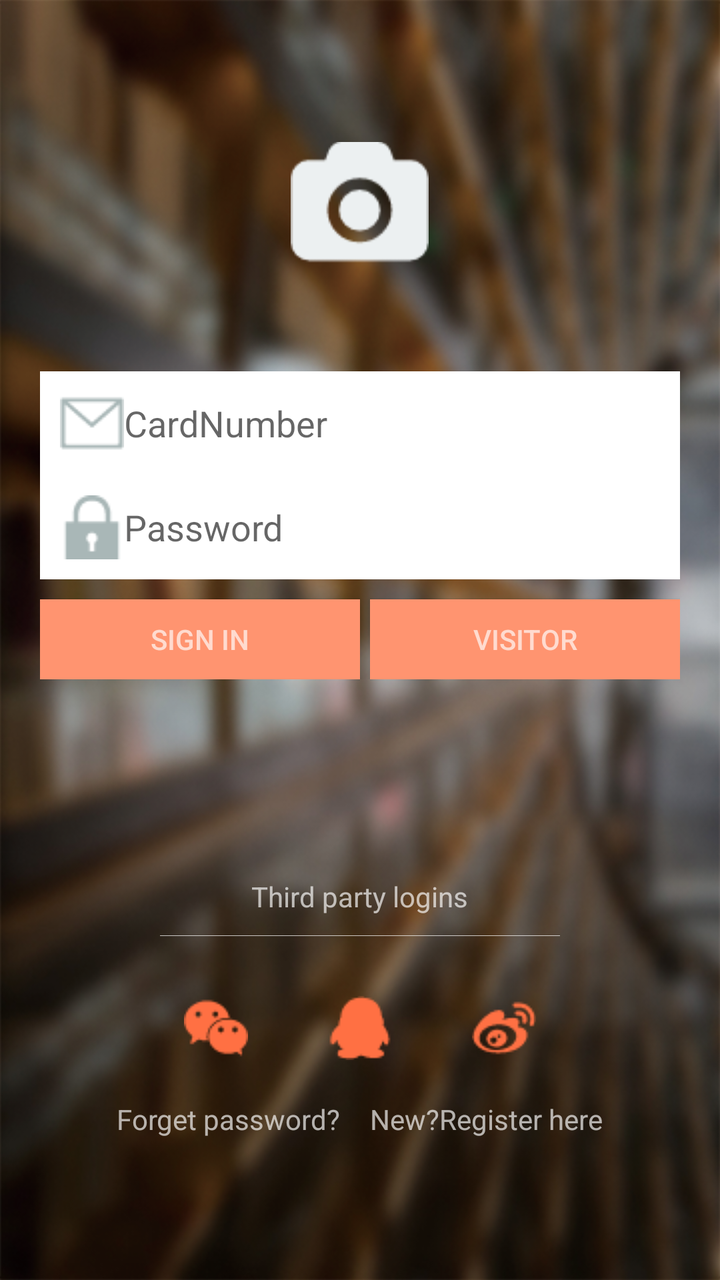
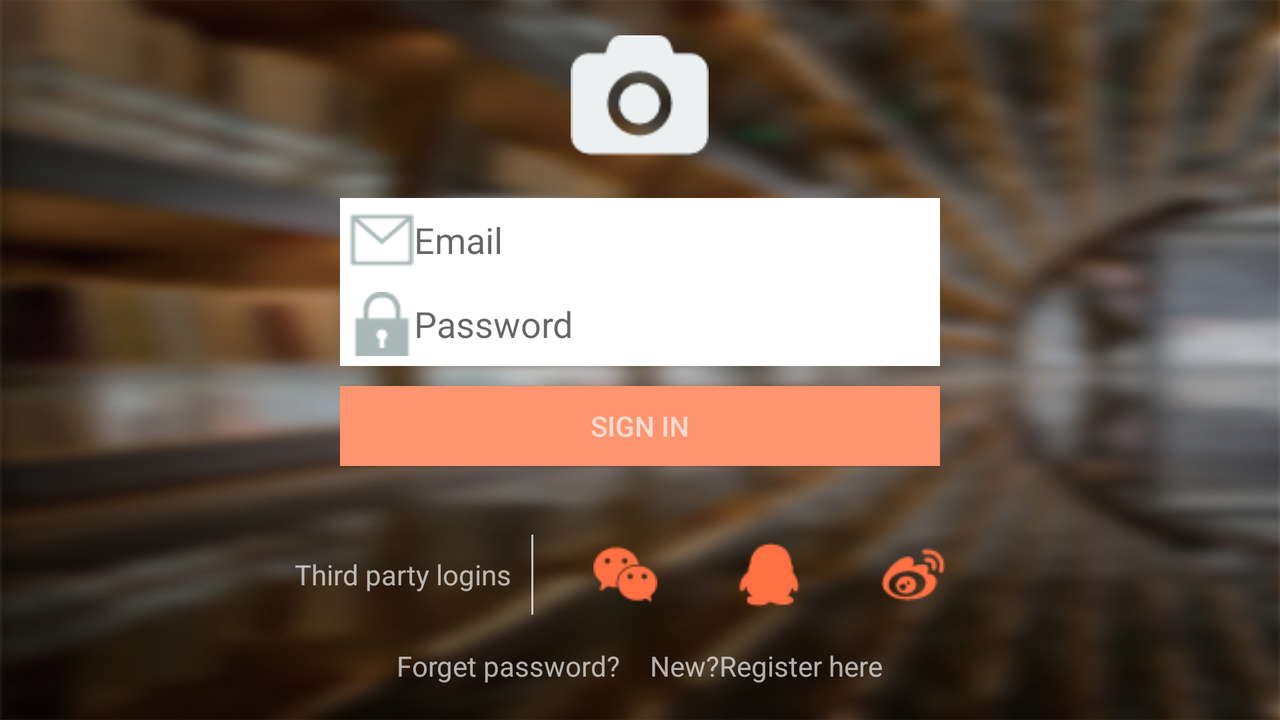

An Android layout and its configuration variant, each rendered on a device that would load it. The default file and the variant file are quoted in full after the pictures.
<!-- AndroidManifest.xml: application theme AppTheme -->
<!-- res/layout/activity_second.xml -->
<?xml version="1.0" encoding="utf-8"?>
<RelativeLayout xmlns:android="http://schemas.android.com/apk/res/android"
    xmlns:tools="http://schemas.android.com/tools"
    android:id="@+id/loginpage"
    android:clickable="true"
    android:layout_width="match_parent"
    android:layout_height="match_parent"
    tools:context="com.suda.voice.SecondActivity"
    android:scaleType="matrix"
    >


    <LinearLayout xmlns:android="http://schemas.android.com/apk/res/android"
        xmlns:tools="http://schemas.android.com/tools"
        android:id="@+id/LinearLayout1"
        android:layout_width="match_parent"
        android:layout_height="match_parent"
        android:padding="20dp"
        android:orientation="vertical"
        android:gravity="center">

        <ImageView
            android:id="@+id/faceRecogition"
            android:layout_weight="1"
            android:layout_width="wrap_content"
            android:layout_height="wrap_content"
            android:src="@mipmap/camera"
            android:layout_gravity="center"/>
        <LinearLayout
            android:layout_weight="1"
            android:layout_width="match_parent"
            android:layout_height="100dp"
            android:orientation="vertical"
            >
            <EditText
                android:id="@+id/cardid"
                android:layout_width="match_parent"
                android:layout_height="wrap_content"
                android:padding="10dp"
                android:background="#fff"
                android:drawableLeft="@mipmap/emaillogo"
                android:hint="CardNumber"/>

            <EditText
                android:id="@+id/password"
                android:layout_width="match_parent"
                android:layout_height="wrap_content"
                android:inputType="textPassword"
                android:padding="10dp"
                android:background="#fff"
                android:drawableLeft="@mipmap/passwordlogo"
                android:hint="Password"
                />
            <LinearLayout
                android:layout_width="match_parent"
                android:layout_height="wrap_content"
                android:orientation="horizontal">
                <Button
                    android:layout_weight="1"
                    style="@style/LoginPage"
                    android:id="@+id/login"
                    android:layout_marginTop="10dp"
                    android:layout_width="match_parent"
                    android:layout_height="40dp"
                    android:text="Sign in"
                    android:background="@color/login"/>
                <Button
                    android:layout_weight="1"
                    style="@style/LoginPage"
                    android:id="@+id/visitor"
                    android:layout_marginTop="10dp"
                    android:layout_width="match_parent"
                    android:layout_height="40dp"
                    android:layout_marginLeft="5dp"
                    android:text="Visitor"
                    android:background="@color/login"/>
            </LinearLayout>

        </LinearLayout>
        <LinearLayout
            android:layout_weight="1"
            android:layout_width="match_parent"
            android:layout_height="wrap_content"
            android:gravity="center">

            <LinearLayout
                android:layout_width="match_parent"
                android:layout_height="wrap_content"
                android:orientation="vertical"
                android:gravity="center">

                <TextView
                    style="@style/LoginPage"
                    android:layout_width="wrap_content"
                    android:layout_height="wrap_content"
                    android:text="Third party logins"
                    />
                <View
                    android:layout_width="200dp"
                    android:layout_height="1px"
                    android:background="#bfff"
                    android:layout_margin="10dp"/>
                <LinearLayout
                    android:layout_width="match_parent"
                    android:layout_height="wrap_content"
                    android:gravity="center">
                    <ImageView
                        android:id="@+id/wechatLogin"
                        android:layout_width="wrap_content"
                        android:layout_height="wrap_content"
                        android:src="@mipmap/wechat"
                        android:layout_margin="20dp"/>
                    <ImageView
                        android:id="@+id/qqLogin"
                        android:layout_width="wrap_content"
                        android:layout_height="wrap_content"
                        android:src="@mipmap/qq"
                        android:layout_margin="20dp"/>
                    <ImageView
                        android:id="@+id/weiboLogin"
                        android:layout_width="wrap_content"
                        android:layout_height="wrap_content"
                        android:src="@mipmap/weibo"
                        android:layout_margin="20dp"/>
                </LinearLayout>
            <LinearLayout
                android:layout_width="match_parent"
                android:layout_height="wrap_content"
                android:gravity="center"
                android:orientation="horizontal">

                <TextView
                    style="@style/LoginPage"
                    android:id="@+id/loginLeft"
                    android:layout_width="wrap_content"
                    android:layout_height="wrap_content"
                    android:text="@string/loginLeft"/>
                <TextView
                    style="@style/LoginPage"
                    android:id="@+id/loginRight"
                    android:layout_width="wrap_content"
                    android:layout_height="wrap_content"
                    android:layout_marginLeft="15dp"
                    android:text="@string/loginRight"/>
            </LinearLayout>
            </LinearLayout>
        </LinearLayout>
    </LinearLayout>
</RelativeLayout>
<!-- resources referenced by this layout -->
<resources>
  <color name="login">#ff9470</color>
  <!-- mipmap camera: png bitmap (mipmap-mdpi, 1428 bytes) -->
  <!-- mipmap emaillogo: png bitmap (mipmap-mdpi, 574 bytes) -->
  <!-- mipmap passwordlogo: png bitmap (mipmap-mdpi, 545 bytes) -->
  <!-- mipmap qq: png bitmap (mipmap-mdpi, 638 bytes) -->
  <!-- mipmap wechat: png bitmap (mipmap-mdpi, 736 bytes) -->
  <!-- mipmap weibo: png bitmap (mipmap-mdpi, 923 bytes) -->
  <string name="loginLeft">Forget password?</string>
  <string name="loginRight">New?Register here</string>
  <style name="LoginPage">
          <item name="android:textColor">#aaffffff</item>
      </style>
  <style name="AppTheme" parent="Theme.AppCompat.Light.DarkActionBar">
          
          <item name="colorPrimary">@color/colorPrimary</item>
          <item name="colorPrimaryDark">@color/colorPrimaryDark</item>
          <item name="colorAccent">@color/colorAccent</item>
          <item name="android:windowBackground">@mipmap/background</item>
          <item name="android:windowNoTitle">true</item>
      </style>
  <color name="colorPrimary">#3F51B5</color>
  <color name="colorPrimaryDark">#303F9F</color>
  <color name="colorAccent">#FF4081</color>
</resources>
<!-- res/layout-land/activity_second.xml (the author's variant of the layout above) -->
<!-- drawn on the phone turned sideways -->
<?xml version="1.0" encoding="utf-8"?>
<RelativeLayout xmlns:android="http://schemas.android.com/apk/res/android"
    xmlns:tools="http://schemas.android.com/tools"
    android:id="@+id/loginpage"
    android:clickable="true"
    android:layout_width="match_parent"
    android:layout_height="match_parent"
    tools:context="com.suda.voice.SecondActivity"
    android:scaleType="matrix"
    style="@style/LoginPage">


    <LinearLayout xmlns:android="http://schemas.android.com/apk/res/android"
        xmlns:tools="http://schemas.android.com/tools"
        android:id="@+id/LinearLayout1"
        android:layout_width="match_parent"
        android:layout_height="match_parent"
        android:orientation="vertical"
        android:gravity="center">

        <ImageView
            android:id="@+id/faceRecogition"
            android:layout_weight="1"
            android:layout_width="wrap_content"
            android:layout_height="wrap_content"
            android:src="@mipmap/camera"
            android:layout_gravity="center"/>
        <LinearLayout
            android:layout_weight="1"
            android:layout_width="300dp"
            android:layout_height="100dp"
            android:orientation="vertical"
            >
            <EditText
                android:id="@+id/username"
                android:layout_width="match_parent"
                android:layout_height="wrap_content"
                android:padding="5dp"
                android:background="#fff"
                android:drawableLeft="@mipmap/emaillogo"
                android:hint="Email"/>

            <EditText
                android:id="@+id/password"
                android:layout_width="match_parent"
                android:layout_height="wrap_content"
                android:padding="5dp"
                android:background="#fff"
                android:drawableLeft="@mipmap/passwordlogo"
                android:hint="Password"
                />

            <Button
                style="@style/LoginPage"
                android:id="@+id/login"
                android:layout_marginTop="10dp"
                android:layout_width="match_parent"
                android:layout_height="40dp"
                android:text="Sign in"
                android:background="@color/login"/>
        </LinearLayout>
        <LinearLayout
            android:layout_weight="1"
            android:layout_width="match_parent"
            android:layout_height="wrap_content"
            android:gravity="center">

            <LinearLayout
                android:layout_width="match_parent"
                android:layout_height="wrap_content"
                android:orientation="vertical"
                android:gravity="center">



                <LinearLayout
                    android:layout_width="match_parent"
                    android:layout_height="wrap_content"
                    android:gravity="center">
                    <TextView
                        style="@style/LoginPage"
                        android:layout_width="wrap_content"
                        android:layout_height="wrap_content"
                        android:text="Third party logins"
                        />
                    <View
                        android:layout_width="1dp"
                        android:layout_height="40dp"
                        android:background="#bfff"
                        android:layout_margin="10dp"/>
                    <ImageView
                        android:id="@+id/wechatLogin"
                        android:layout_width="wrap_content"
                        android:layout_height="wrap_content"
                        android:src="@mipmap/wechat"
                        android:layout_margin="20dp"/>
                    <ImageView
                        android:id="@+id/qqLogin"
                        android:layout_width="wrap_content"
                        android:layout_height="wrap_content"
                        android:src="@mipmap/qq"
                        android:layout_margin="20dp"/>
                    <ImageView
                        android:id="@+id/weiboLogin"
                        android:layout_width="wrap_content"
                        android:layout_height="wrap_content"
                        android:src="@mipmap/weibo"
                        android:layout_margin="20dp"/>
                </LinearLayout>
            <LinearLayout
                android:layout_width="match_parent"
                android:layout_height="wrap_content"
                android:gravity="center"
                android:orientation="horizontal">

                <TextView
                    style="@style/LoginPage"
                    android:id="@+id/loginLeft"
                    android:layout_width="wrap_content"
                    android:layout_height="wrap_content"
                    android:text="@string/loginLeft"/>
                <TextView
                    style="@style/LoginPage"
                    android:id="@+id/loginRight"
                    android:layout_width="wrap_content"
                    android:layout_height="wrap_content"
                    android:layout_marginLeft="15dp"
                    android:text="@string/loginRight"/>
            </LinearLayout>
            </LinearLayout>
        </LinearLayout>
    </LinearLayout>
</RelativeLayout>
